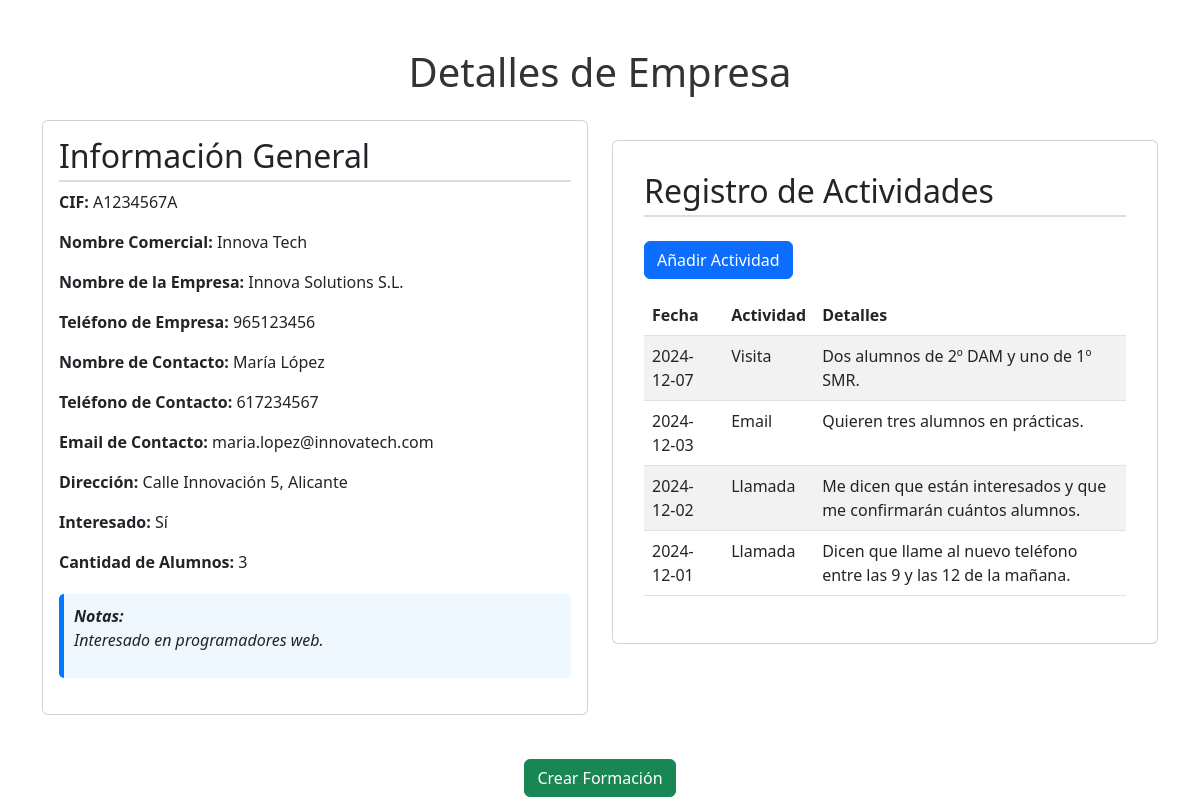
Page /code/empresa.php?id=1 on the committed database.
### tables this page shows
CREATE TABLE empresas (
	id int UNSIGNED AUTO_INCREMENT PRIMARY KEY,
	cif char(9) UNIQUE, 
	nombre_comercial varchar(100) NOT NULL,
	nombre_empresa varchar(100),
	telefono_empresa varchar(50),
	nombre_contacto varchar(255),
	telefono_contacto varchar(50),
	email_contacto varchar(255),
	direccion varchar(255),
	interesado tinyint(1),
	cantidad_alumnos TINYINT UNSIGNED,
	notas text
);

CREATE TABLE registro (
	id int UNSIGNED AUTO_INCREMENT PRIMARY KEY,
	dni_nie_profesor char(9),
	fecha date NOT NULL,
	tipo_actividad enum('Llamada', 'Email', 'Visita'),
	id_empresa int UNSIGNED NULL,
	dni_nie_alumno char(9) NULL,
	texto_registro varchar(255),
	FOREIGN KEY (dni_nie_profesor) REFERENCES profesores(dni_nie) ON UPDATE CASCADE,
	FOREIGN KEY (id_empresa) REFERENCES empresas(id) ON UPDATE CASCADE,
	FOREIGN KEY (dni_nie_alumno) REFERENCES alumnos(dni_nie) ON UPDATE CASCADE
);

### code/empresa.php (the view, shortened to what this page needs)
<?php
include 'conexion.php';
if (isset($_GET['id'])) {
    $id = intval($_GET['id']);
    $sql = "SELECT * FROM empresas WHERE id = ?";
    $stmt = $mysqli->prepare($sql);
    if ($stmt) {
        $stmt->bind_param("i", $id);
        $stmt->execute();
        $resultado = $stmt->get_result();
        if ($resultado->num_rows > 0) {
            $empresa = $resultado->fetch_assoc();
        } else {
            echo "No se encontró la empresa.";
            exit();
        }
    } else {
        echo "Error en la consulta.";
        exit();
    }
    $sql_actividades = "SELECT fecha, tipo_actividad, texto_registro FROM registro WHERE id_empresa = ? ORDER BY fecha DESC";
    $stmt_actividades = $mysqli->prepare($sql_actividades);
    if ($stmt_actividades) {
        $stmt_actividades->bind_param("i", $id);
        $stmt_actividades->execute();
        $resultado_actividades = $stmt_actividades->get_result();
        $actividades = $resultado_actividades->fetch_all(MYSQLI_ASSOC);
    } else {
        echo "Error en la consulta de actividades.";
        exit();
    }
} else {
    echo "ID de empresa no proporcionado.";
    exit();
}
?>
<!DOCTYPE html>
<html lang="es">
<head>
    <link rel="stylesheet" href="styleEmpresa.css">
    <link href="https://cdn.jsdelivr.net/npm/bootstrap@5.3.0-alpha1/dist/css/bootstrap.min.css" rel="stylesheet">
</head>
<body>
    <div class="container mt-5">
        <header>
            <h1 class="text-center mb-4">Detalles de Empresa</h1>
        </header>
        <div class="row">
            <div class="col-md-6">
                <section class="perfil card mb-4">
                    <div class="card-body">
                        <h2 class="card-title">Información General</h2>
                        <p><strong>CIF:</strong> <?php echo htmlspecialchars($empresa['cif']); ?></p>
                        <p><strong>Nombre Comercial:</strong> <?php echo htmlspecialchars($empresa['nombre_comercial']); ?></p>
                        <p><strong>Nombre de la Empresa:</strong> <?php echo htmlspecialchars($empresa['nombre_empresa']); ?></p>
                        <p><strong>Teléfono de Empresa:</strong> <?php echo htmlspecialchars($empresa['telefono_empresa']); ?></p>
                        <p><strong>Nombre de Contacto:</strong> <?php echo htmlspecialchars($empresa['nombre_contacto']); ?></p>
                        <p><strong>Teléfono de Contacto:</strong> <?php echo htmlspecialchars($empresa['telefono_contacto']); ?></p>
                        <p><strong>Email de Contacto:</strong> <?php echo htmlspecialchars($empresa['email_contacto']); ?></p>
                        <p><strong>Dirección:</strong> <?php echo htmlspecialchars($empresa['direccion']); ?></p>
                        <p><strong>Interesado:</strong> <?php echo $empresa['interesado'] ? 'Sí' : 'No'; ?></p>
                        <p><strong>Cantidad de Alumnos:</strong> <?php echo htmlspecialchars($empresa['cantidad_alumnos']); ?></p>
                        <div class="notas">
                            <strong>Notas:</strong>
                            <p><?php echo nl2br(htmlspecialchars($empresa['notas'])); ?></p>
                        </div>
                    </div>
                </section>
            </div>
            <div class="col-md-6">
                <section class="registro card mb-4">
                    <div class="card-body">
                        <h2 class="card-title mb-4">Registro de Actividades</h2>
                        <button class="btn btn-primary mb-3" onclick="abrirVentanaEmergente('agregar_actividad.php?id_empresa=<?php echo $empresa['id']; ?>')">Añadir Actividad</button>
                        <?php if (!empty($actividades)): ?>
                            <table class="table table-striped">
                                <thead>
                                    <tr>
                                        <th>Fecha</th>
                                        <th>Actividad</th>
                                        <th>Detalles</th>
                                    </tr>
                                </thead>
                                <tbody>
                                    <?php foreach ($actividades as $actividad): ?>
                                        <tr>
                                            <td><?php echo htmlspecialchars($actividad['fecha']); ?></td>
                                            <td><?php echo htmlspecialchars($actividad['tipo_actividad']); ?></td>
                                            <td><?php echo htmlspecialchars($actividad['texto_registro']); ?></td>
                                        </tr>
                                    <?php endforeach; ?>
                                </tbody>
                            </table>
                        <?php else: ?>
                            <div class="alert alert-info" role="alert">
                                No hay actividades registradas actualmente.
                            </div>
                        <?php endif; ?>
                    </div>
                </section>
            </div>
        </div>
        <div class="acciones text-center">
            <a href="crear_formacion.php?empresa_id=<?php echo $empresa['id']; ?>" class="btn btn-success">
                Crear Formación
            </a>
        </div>
    </div>
</body>
</html>

### code/styleEmpresa.css (style rules this page uses)
body { font-family: Arial, sans-serif; background-color: #f9f9f9; margin: 0; padding: 0; }
header h1 { text-align: center; color: #333; margin-bottom: 20px; }
h2 { color: #555; border-bottom: 2px solid #ddd; padding-bottom: 5px; margin-top: 20px; }
p { margin: 10px 0; }
.notas { background-color: #f0f8ff; border-left: 5px solid #007BFF; padding: 10px; margin: 20px 0; border-radius: 5px; font-style: italic; }
.registro { margin-top: 20px; padding: 15px; background-color: #f7f7f7; border: 1px solid #ddd; border-radius: 5px; }
.acciones { text-align: center; margin-top: 20px; }
button { background-color: #007BFF; color: white; padding: 10px 15px; border: none; border-radius: 5px; cursor: pointer; font-size: 16px; }

### rows in the picture
empresas: cif "A1234567A", nombre_comercial "Innova Tech", nombre_empresa "Innova Solutions S.L.", telefono_empresa "965123456", nombre_contacto "María López", telefono_contacto "617234567", email_contacto "maria.lopez@innovatech.com", direccion "Calle Innovación 5, Alicante", cantidad_alumnos "3", notas "Interesado en programadores web."
registro: fecha "2024-12-07", tipo_actividad "Visita", texto_registro "Dos alumnos de 2º DAM y uno de 1º SMR."
registro: fecha "2024-12-03", tipo_actividad "Email", texto_registro "Quieren tres alumnos en prácticas."
registro: fecha "2024-12-02", tipo_actividad "Llamada", texto_registro "Me dicen que están interesados y que me confirmarán cuántos alumnos."
registro: fecha "2024-12-01", tipo_actividad "Llamada", texto_registro "Dicen que llame al nuevo teléfono entre las 9 y las 12 de la mañana."
